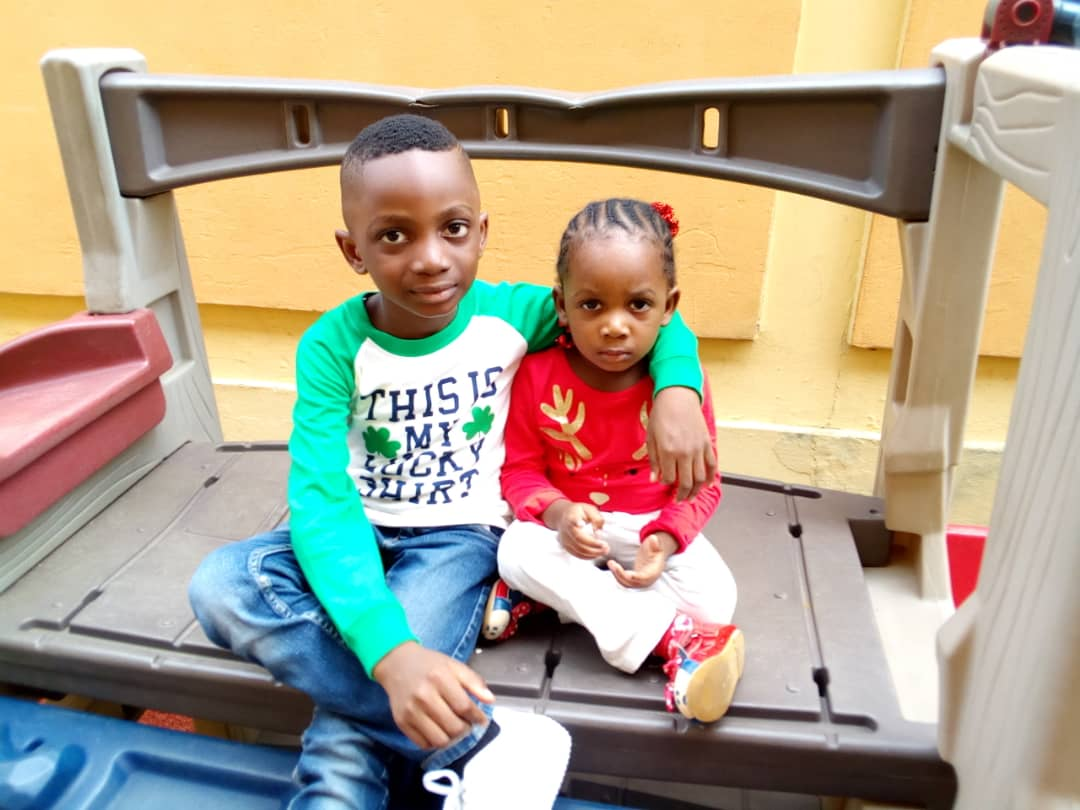
#> input picture imgs/dan.jpg, 1080 x 810 px
$ python thresholds.py
#> lines starting #> are read from the running program, lines starting #| are printed output that depends on the picture; after the words box and inside, x2 and y2 are one past the last pixel; in counts of white or black regions, pixels touching at a corner belong together
import cv2 as cv
import numpy as np


img = cv.imread('imgs/dan.jpg')
#> img is the input picture: shape (810, 1080, 3); mean B, G, R 140.3, 160.4, 173.1
h, w = img.shape[:2]
#> h = 810; w = 1080
img = cv.resize(img, (w//3, h//3))
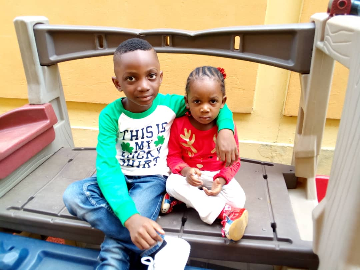
#> img: shape (270, 360, 3); mean B, G, R 140.3, 160.4, 173.1
cv.imshow('img', img)

gray = cv.cvtColor(img, cv.COLOR_BGR2GRAY)
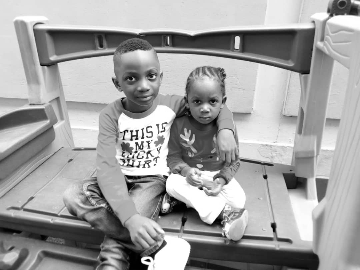
#> gray: shape (270, 360); min 0, max 255, mean 161.9
# cv.imshow('gray', gray)

# simple threshold
threshold, thresh = cv.threshold(gray, 120, 250, cv.THRESH_BINARY)
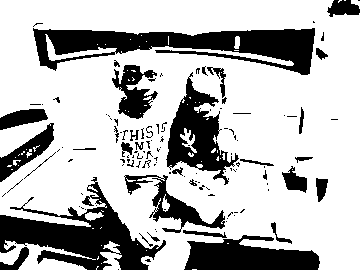
#> thresh: shape (270, 360); values 0 (black) and 250 (white), 72.7% white; 123 black regions (88 under 20 px), largest, box (x1, y1, x2, y2) and area: (33, 28, 315, 75) 6690, (0, 177, 166, 270) 5871, (166, 72, 239, 185) 3263
# cv.imshow('simple threshold', thresh)
print(threshold)

# inverse simple threshold
ret, inverse_thresh = cv.threshold(gray, 120, 250, cv.THRESH_BINARY_INV)
# cv.imshow('inverse simple thresh', inverse_thresh)

cv.imshow('ret', np.hstack((gray, thresh, inverse_thresh)))
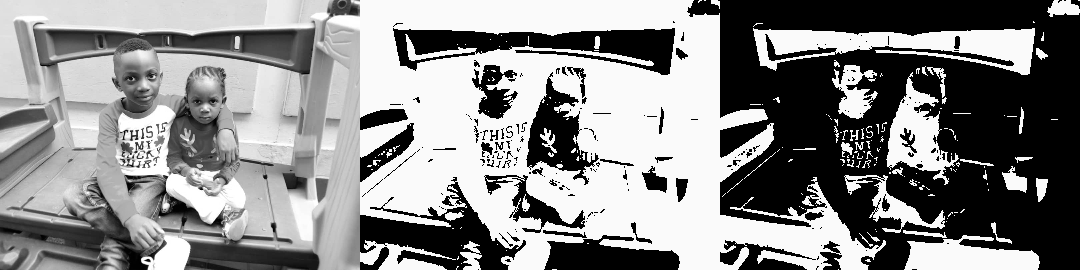
#> window 'ret': shape (270, 1080); min 0, max 255, mean 137.3

# adaptive threshold
adapt_thresh = cv.adaptiveThreshold(gray, 255, cv.ADAPTIVE_THRESH_GAUSSIAN_C, cv.THRESH_BINARY, 5, 1)
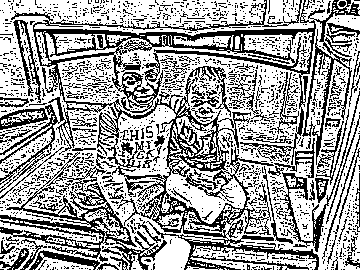
#> adapt_thresh: shape (270, 360); 63% white; black in thin lines or dots
cv.imshow('adapted thresh', adapt_thresh)

cv.waitKey(0)

$ run again, with imgs/babe.jpg copied over imgs/dan.jpg
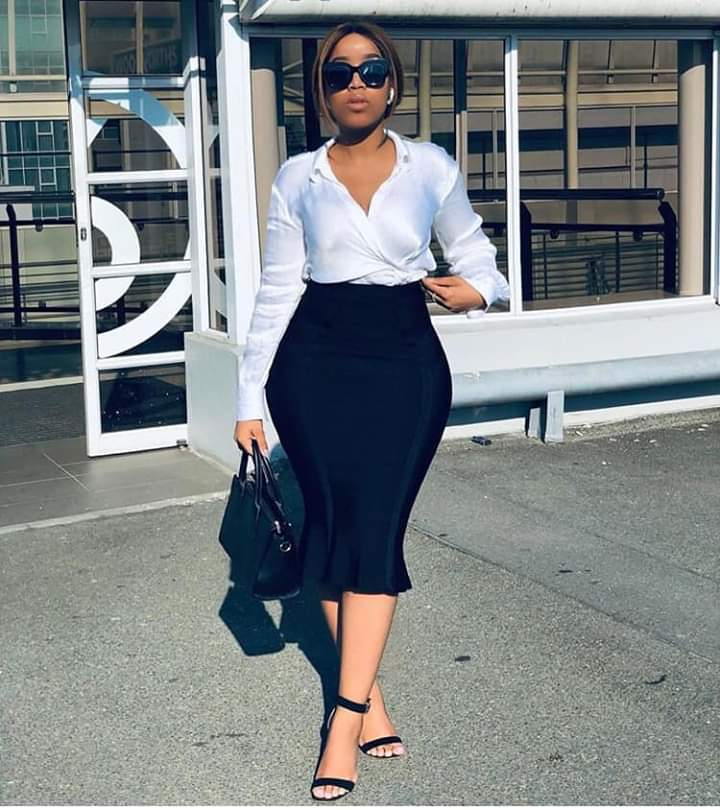
#> input picture imgs/babe.jpg, 720 x 810 px
#> img is the input picture: shape (810, 720, 3); mean B, G, R 131.2, 128.9, 123.7
#> img: shape (270, 240, 3)
#> `threshold, thresh = cv.threshold(gray, 120, 250, cv.THRESH_BINARY)`:
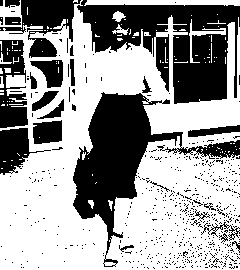
#> thresh: shape (270, 240); values 0 (black) and 250 (white), 60.7% white; 590 black regions (566 under 20 px), largest, box (x1, y1, x2, y2) and area: (77, 0, 240, 104) 8751, (73, 92, 240, 267) 7912, (0, 0, 81, 58) 2062
#> `adapt_thresh = cv.adaptiveThreshold(gray, 255, cv.ADAPTIVE_THRESH_GAUS..`:
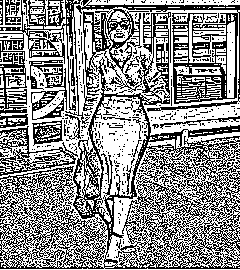
#> adapt_thresh: shape (270, 240); 56.5% white; black in thin lines or dots
